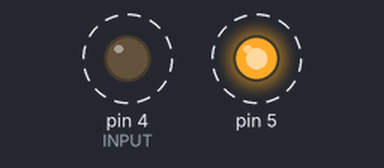
This sketch was run on a simulated Arduino Uno, built with avr-gcc and run on an emulated ATmega328P. On the bench: output pins drawn as LEDs (lit = HIGH). Dashed ring = blinking.

Above: at 0.5 s.
Timing chart, 0 to 4.6 s (numbered marks = the images above):
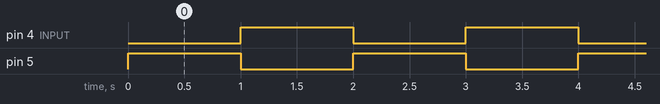

The sketch:

Hello_01.ino
```cpp
// 시작하면서 해야할 일들
void setup() {

  // 디지털 핀 (0-13번까지)을 어떤 용도로 쓸것인가를 설정
  pinMode(5,OUTPUT); // 신호를 ar-> 외부로 보내겠다고 설정
  pinMode(4,OUTPUT); // INPUT : 외부의 신호값을 읽어 들이겠다. 설정

}
void loop() {

  // 신호를 5번핀을 통해서 내보는 명령
  digitalWrite(5,HIGH); // HIGH : 이진수의 1의 값을 Pin 5번에 보내라
  digitalWrite(4,LOW);
  delay(1000); // 잠시 멈추어라, 1초동안 현상태 유지
  digitalWrite(5,LOW);
  digitalWrite(4,HIGH);
  delay(1000);

}
```

Measured:
- by itself, pin 4 (INPUT), pin 5: alternates HIGH for 1.0 s and LOW for 1.0 s
